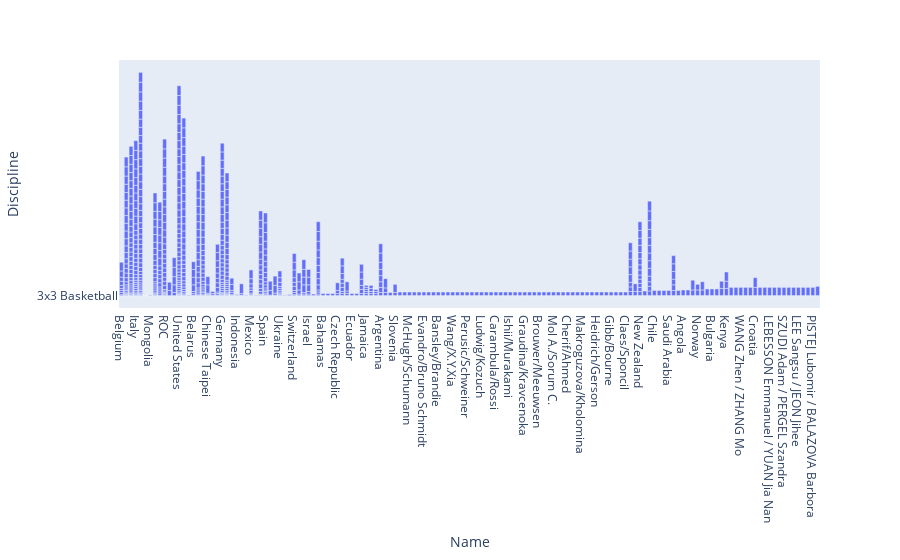

The cell this chart's notebook holds for it:
### Code cell
fig3=px.bar(df3, x="Name" , y="Discipline")
fig3.show()

### Figure 1 — Plotly figure (JSON) as saved in the notebook; plotly's stock layout.template omitted (floating-point values rounded to 4 significant figures; data arrays with more than 128 entries replaced by an {"elided": "..."} marker saying what was removed)
{"data": [{"alignmentgroup": "True", "hovertemplate": "Name=%{x}<br>Discipline=%{y}<extra></extra>", "legendgroup": "", "marker": {"color": "#636efa", "pattern": {"shape": ""}}, "name": "", "offsetgroup": "", "orientation": "v", "showlegend": false, "textposition": "auto", "type": "bar", "x": {"elided": "743 str values"}, "xaxis": "x", "y": {"elided": "743 str values"}, "yaxis": "y"}], "layout": {"barmode": "relative", "legend": {"tracegroupgap": 0}, "margin": {"t": 60}, "xaxis": {"anchor": "y", "domain": [0, 1], "title": {"text": "Name"}}, "yaxis": {"anchor": "x", "domain": [0, 1], "title": {"text": "Discipline"}}}}
